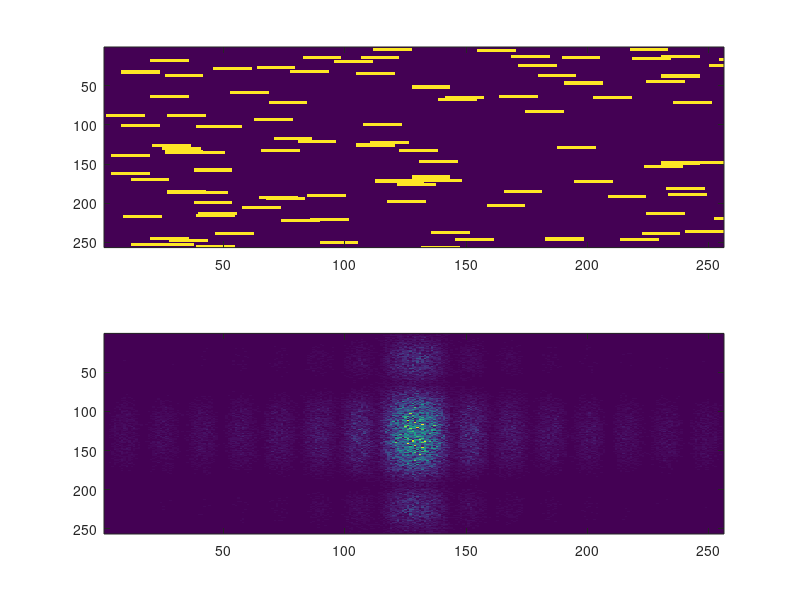

MATLAB code to generate this figure:
function sumpwr = ftstim(varargin)
imw = 256;
barh = 15;
barw = 3;
%16 pixels x 4 pixels  = 4x1 degree, seems to be normal.
sumbars = 0;
nreps = 100;
%aim for 
nbars = 100;

bp = [];
j = 1;
while j <= length(varargin)
    if strncmpi(varargin{j},'bar',3)
        j = j+1;
        barh = varargin{j}(1);
        if length(varargin{j}) > 1
            barw = varargin{j}(2);
        end
    elseif strncmpi(varargin{j},'sum',3)
        sumbars = 1;
    elseif strncmpi(varargin{j},'nbars',3)
        j = j+1;
        nbars = varargin{j}(1);
        if nbars == 1 & length(varargin{j}) == 3
            bp = varargin{j}(2:3);
        end
    elseif strncmpi(varargin{j},'nrep',3)
        nreps = varargin{j};
    end
    j = j+1;
end
         
w = barh;
im = zeros(imw+w,imw+w);
sumpwr = zeros(imw,imw);
pos = ceil(rand(nbars,2) .* imw);
if nbars == 1 && length(bp)
    pos = bp;
end

for n = nreps:-1:1
im = zeros(imw+w,imw+w);
if sumbars
for j = 1:nbars
    im(pos(j,1):pos(j,1)+barw,pos(j,2):pos(j,2)+barh) = im(pos(j,1):pos(j,1)+barw,pos(j,2):pos(j,2)+barh)+1;
end
else
for j = 1:nbars
    im(pos(j,1):pos(j,1)+barw,pos(j,2):pos(j,2)+barh) = 1;
end
end
im = im - mean(im(:));
im = im(1:imw,1:imw);
pwr = abs(fft2(im));
sumpwr = sumpwr + pwr;

end
subplot(2,1,1); 
imagesc(im);
subplot(2,1,2); 
imagesc(fftshift(sumpwr));
%imagesc((sumpwr));
drawnow;
